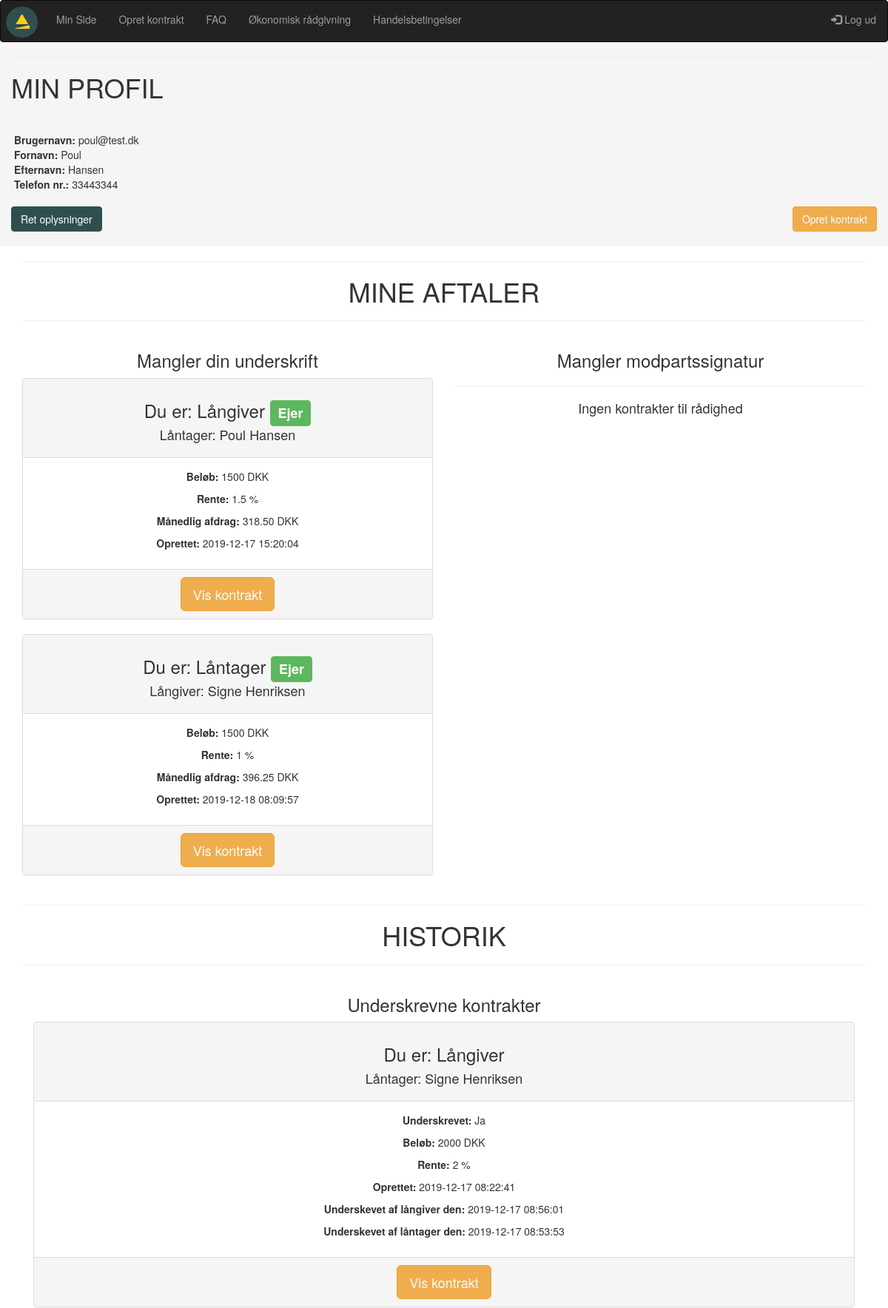
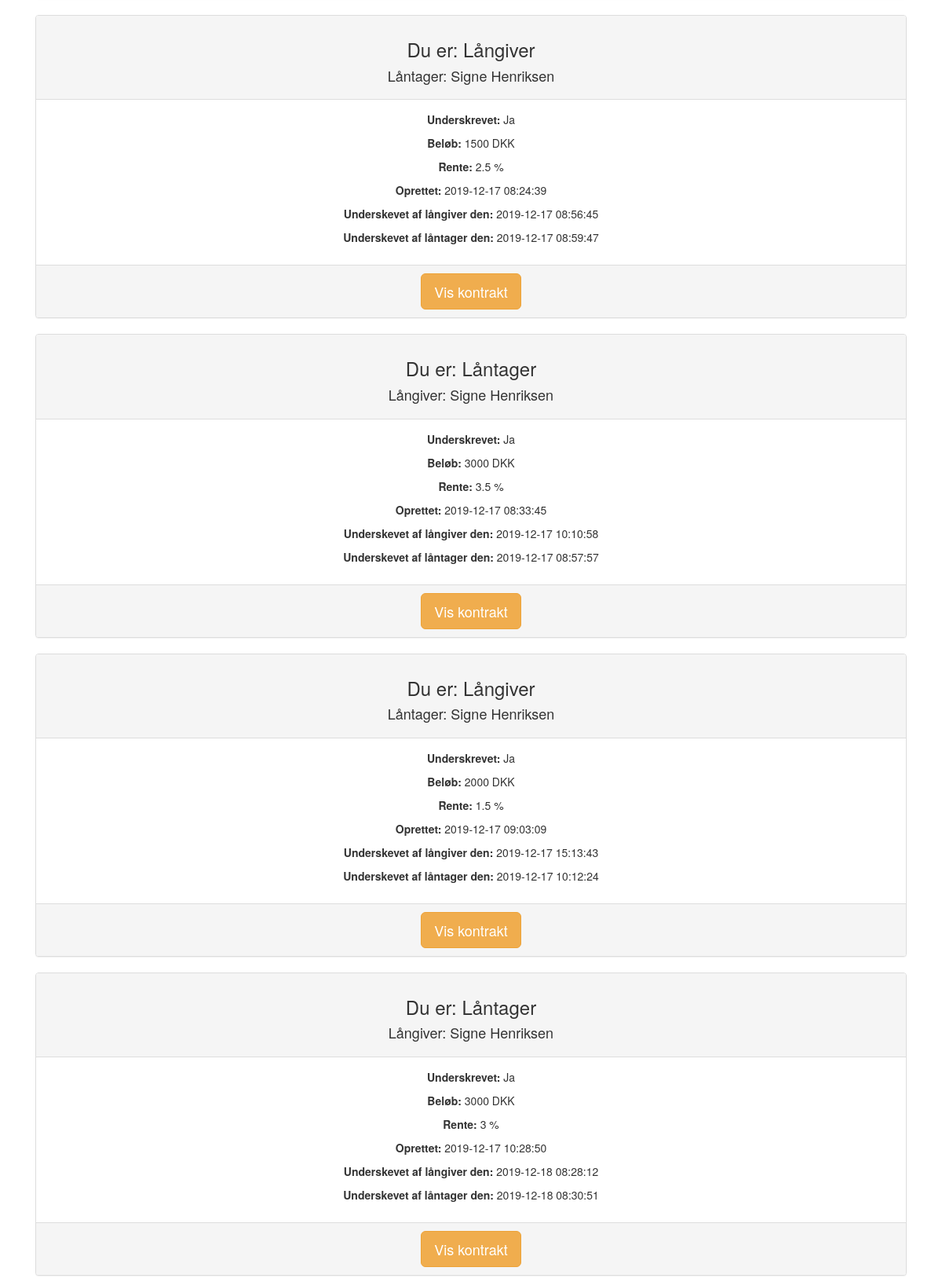
Screenshot of /minside.php (signed in, upper part) with the database file from the repository (2 pictures, top to bottom).
### tables this page shows
CREATE TABLE `users` (
  `user_id` int(10) NOT NULL,
  `fornavn` varchar(40) NOT NULL,
  `efternavn` varchar(40) NOT NULL,
  `mobil` int(12) NOT NULL,
  `mail` varchar(80) NOT NULL,
  `password` varchar(200) NOT NULL
);

CREATE TABLE `kontrakt` (
  `kontrakt_id` int(10) NOT NULL,
  `oprettetaf` int(10) NOT NULL,
  `laangiver_user_id` int(10) NOT NULL,
  `laantager_user_id` int(10) NOT NULL,
  `kontraktbrud_id` tinyint(4) NOT NULL,
  `rente_id` tinyint(4) NOT NULL,
  `beloeb_id` tinyint(4) NOT NULL,
  `bindingsperiode_id` tinyint(4) NOT NULL,
  `maanedlig_afdrag` float(15,10) NOT NULL,
  `laangiver_underskrift_id` varchar(40) DEFAULT NULL,
  `reg_underskrift_1` timestamp NULL DEFAULT NULL,
  `laantager_underskrift_id` varchar(40) DEFAULT NULL,
  `reg_underskrift_2` timestamp NULL DEFAULT NULL,
  `gebyr_id` tinyint(4) NOT NULL,
  `reg` datetime NOT NULL DEFAULT current_timestamp(),
  `value` int(11) DEFAULT 1
);

CREATE TABLE `beloeb` (
  `beloeb_id` tinyint(4) NOT NULL,
  `beloeb` int(10) NOT NULL,
  `enhed_key` varchar(11) NOT NULL DEFAULT '1'
);

CREATE TABLE `rente` (
  `rente_id` tinyint(4) NOT NULL,
  `rente` float NOT NULL,
  `enhed_key` varchar(11) NOT NULL DEFAULT '2'
);

CREATE TABLE `enhedstabel` (
  `enhed_key` tinyint(4) NOT NULL,
  `enhed` varchar(11) NOT NULL
);

### arkivet.php (the view, shortened to what this page needs)
<?
require_once("includes/header.php");
$user_id = $_SESSION['user_id'];
$query = "SELECT * FROM kontrakt , users WHERE (laangiver_user_id = '$user_id' OR laantager_user_id = '$user_id') AND value = '3' GROUP BY kontrakt_id";
$result = mysqli_query($con, $query);
if (!$result) die(mysqli_error($con));
else {
	$rows =mysqli_num_rows($result);
	if ($rows > 0) {
		while($row = mysqli_fetch_assoc($result)) {
			$kontrakt_id = $row['kontrakt_id'];
			$oprettetaf = $row['oprettetaf'];
			$laangiver_user_id = $row['laangiver_user_id'];
			$laantager_user_id = $row['laantager_user_id'];
			$laangiver_underskrift_id = $row['laangiver_underskrift_id'];
			$laantager_underskrift_id = $row['laantager_underskrift_id'];
			$kontraktbrud_id = $row['kontraktbrud_id'];
			$rente_id = $row['rente_id'];
			$beloeb_id = $row['beloeb_id'];
			$reg_underskrift_1 = $row['reg_underskrift_1'];
			$reg_underskrift_2 = $row['reg_underskrift_2'];
			$reg = $row['reg'];
			$querylog = "SELECT user_id, mail, fornavn, efternavn, mobil FROM users WHERE user_id = '$user_id'";
			$resultlog = mysqli_query($con, $querylog);
			$rowslog = mysqli_num_rows($resultlog);
			if($rowslog > 0) {
				while($rowlog = mysqli_fetch_assoc($resultlog)) {
					$user_idlog = $rowlog['user_id'];
								}
							}
					if ($user_idlog == $oprettetaf) {
						$owner = 'Yes';
					}
					else if($user_idlog != $oprettetaf) {
						$owner = 'No';
					}
					if ($user_idlog == $laangiver_user_id) {
						$role = 'giver';
						$counterpart = $laantager_user_id;
					}
					else {
						$role = 'receiver';
						$counterpart = $laangiver_user_id;
					}
				$queryc = "SELECT * FROM users WHERE user_id = '$counterpart'";
				$resultc = mysqli_query($con, $queryc);
				$rowsc = mysqli_num_rows($resultc);
				if($rowsc > 0) {
					while($rowc = mysqli_fetch_assoc($resultc)) {
						$fornavnc = $rowc['fornavn'];
						$efternavnc = $rowc['efternavn'];
					}
					}
			$querybeloeb = "SELECT * FROM beloeb WHERE beloeb_id = '$beloeb_id'";
            $resultb = mysqli_query($con, $querybeloeb);
			if (!$resultb) die(mysqli_error($con));
			else {
				$rowsb = mysqli_num_rows($resultb);
				if ($rowsb > 0) {
					while($rowb = mysqli_fetch_assoc($resultb)) {
						$beloebValue = $rowb['beloeb'];
					}
				}
				$queryk = "SELECT * FROM kontraktbrud WHERE kontraktbrud_id = '$kontraktbrud_id'";
				$resultk = mysqli_query($con, $queryk);
				if (!$resultk) die(mysqli_error($con));
				else {
					$queryr = "SELECT * FROM rente WHERE rente_id = '$rente_id'";
					$resultr = mysqli_query($con, $queryr);
					if (!$resultr) die(mysqli_query($con, $queryr));
					else {
						$rows = mysqli_num_rows($resultr);
						if ($rows > 0) {
							while($rowr = mysqli_fetch_assoc($resultr)) {
								$rente = $rowr['rente'];
								$enhed_key = $rowr['enhed_key'];
								$unitr = "SELECT * FROM enhedstabel WHERE enhed_key = '$enhed_key'";
								$resun = mysqli_query($con, $unitr);
								if (!$resun) die(mysqli_error($con, $unitr));
								else {
									$key = mysqli_fetch_assoc($resun);
									$enhedrente = $key['enhed'];
								}
							}
						}
					}
					if ($laangiver_underskrift_id == '2' && $laantager_underskrift_id == '2') {
						$sign = 'Ja';
					}
					if ($role == 'giver') {
						$panelhead = 'Långiver';
					}
					else {
						$panelhead = "Låntager";
					}
					if ($owner == 'Yes') {
						$badge = "<span class='label label-success'>Ejer</span>";
					}
					else if ($owner == 'No') {
						$badge = "<span></span>";
					}
			echo '<div class="panel panel-default text-center">';
					echo '<div class="panel-heading">';
					echo "<h3>Du er: " . $panelhead . ' ' . $badge . "</h3>";
					if(($role == 'giver' && $owner == 'Yes') || ($role == 'giver' && $owner == 'No')) {
					echo '<h4>Låntager: ' . $fornavnc . ' ' .$efternavnc . "</h4>";
					}
					else if (($role == 'receiver' && $owner == 'Yes') || ($role == 'receiver' && $owner == 'No')) {
						echo "<h4>Långiver: " . $fornavnc . ' ' . $efternavnc . "</h4>";
					}
					echo '</div>';
                    echo '<div class="panel-body">';
                    echo '<p><strong>Underskrevet: </strong>' . $sign . '</p>';
                    echo '<p><strong>Beløb: </strong>' . $beloebValue . ' DKK</p>';
                    echo '<p><strong>Rente: </strong>' . $rente . ' ' . $enhedrente . '</p>';
                    echo '<p><strong>Oprettet: </strong>' . $reg . '</p>';
					echo '<p><strong>Underskevet af långiver den: </strong>' . $reg_underskrift_1 . '</p>';
					echo '<p><strong>Underskevet af låntager den: </strong>' . $reg_underskrift_2 . '</p>';
                    echo '</div>';
                    echo '<div class="panel-footer">';
					echo '<a href="viskontrakt.php?kontrakt_id2=' . $kontrakt_id . '"><button class="btn btn-warning btn-lg">Vis kontrakt</button></a>';
                    echo '</div>';
					echo '</div>';
			}
				}
			}
	}
}
?>

### minside.php (shortened to what this page needs)
<?php
require_once("includes/header.php");
$user_id = $_SESSION['user_id'];
?>
<div class="container-fluid">
	<div class="row">
		<div class="col-xs-12 col-sm-12 col-md-12 col-lg-12 col-xl-12 minprofilpaaminside">
			<hr>
			<h1>MIN PROFIL</h1>
			<hr>
			<?php
            $udfyld = "SELECT mail, fornavn, efternavn, mobil FROM users WHERE user_id = '$user_id'";
                $result = mysqli_query($con, $udfyld);
                $row = mysqli_num_rows($result);
                    if ($row > 0) {
                    while($row = mysqli_fetch_assoc($result)) {
                    echo "&nbsp;<strong>Brugernavn:</strong> " . $row['mail'] . "<br>&nbsp;<strong>Fornavn:</strong> " . $row['fornavn'] . "<br>&nbsp;<strong>Efternavn:</strong> " . $row['efternavn'] . "<br>&nbsp;<strong>Telefon nr.:</strong> " . $row['mobil'] . "<br><br>";
                    }
                    } else {
                        echo "";
                        }
        ?>
			<a href="retoplysninger.php" id="vispamobil"><button class="btn btn-warning mutuumknap">Ret oplysninger</button></a>
			<a href="opretkontraktstep1.php"><button class="btn btn-warning pull-right">Opret kontrakt</button></a>
			<br>
			<br>
		</div>
	</div>
	<div class="container">
		<div class="row">
			<div class="col-sm-12 text-center">
				<hr>
				<h1>MINE AFTALER</h1>
				<hr>
			</div>
				<div class="col-sm-6 text-center">
					<h3>Mangler din underskrift</h3>
				<?php require_once("mangler.php");?>
			</div>
			<div class="col-sm-6 text-center">
				<h3>Mangler modpartssignatur</h3>
				<?php require_once("klar.php");?>
			</div>
		</div>
		<div class="row">
			<div class="col col-sm-12 col-md-12 text-center">
				<hr>
				<h1>HISTORIK</h1>
				<hr>
				<div class="col-sm-12 text-center">
					<h3>Underskrevne kontrakter</h3>
					<?php require_once("arkivet.php");?>
                    <br><br>
				</div>
			</div>
		</div>
	</div>
</div>
<?php
require("includes/footer.php");
?>

### mangler.php (shortened to what this page needs)
<?
require_once("includes/header.php");
$user_id = $_SESSION['user_id'];
$query = "SELECT * FROM kontrakt , users WHERE (laangiver_user_id = '$user_id' OR laantager_user_id = '$user_id') AND (value = '1' || value ='2') GROUP BY kontrakt_id";
$result = mysqli_query($con, $query);
if (!$result) die(mysqli_error($con));
else {
	$rows =mysqli_num_rows($result);
	if ($rows > 0) {
		while($row = mysqli_fetch_assoc($result)) {
			$kontrakt_id = $row['kontrakt_id'];
			$oprettetaf = $row['oprettetaf'];
			$laangiver_user_id = $row['laangiver_user_id'];
			$laantager_user_id = $row['laantager_user_id'];
			$laangiver_underskrift_id = $row['laangiver_underskrift_id'];
			$laantager_underskrift_id = $row['laantager_underskrift_id'];
			$kontraktbrud_id = $row['kontraktbrud_id'];
			$rente_id = $row['rente_id'];
			$beloeb_id = $row['beloeb_id'];
			$maanedlig_ad = $row['maanedlig_afdrag'];
            $maanedlig_afdrag = number_format(round($maanedlig_ad, 2), 2);
			$reg = $row['reg'];
			$querylog = "SELECT user_id, mail, fornavn, efternavn, mobil FROM users WHERE user_id = '$user_id'";
			$resultlog = mysqli_query($con, $querylog);
			$rowslog = mysqli_num_rows($resultlog);
			if($rowslog > 0) {
				while($rowlog = mysqli_fetch_assoc($resultlog)) {
					$user_idlog = $rowlog['user_id'];
								}
							}
					if ($user_idlog == $oprettetaf) {
						$owner = 'Yes';
					}
					else if($user_idlog != $oprettetaf) {
						$owner = 'No';
					}
					if ($user_idlog == $laangiver_user_id) {
						$role = 'giver';
						$counterpart = $laantager_user_id;
					}
					else {
						$role = 'receiver';
						$counterpart = $laangiver_user_id;
					}
				$queryc = "SELECT * FROM users WHERE user_id = '$counterpart'";
				$resultc = mysqli_query($con, $queryc);
				$rowsc = mysqli_num_rows($resultc);
				if($rowsc > 0) {
					while($rowc = mysqli_fetch_assoc($resultc)) {
						$fornavnc = $rowc['fornavn'];
						$efternavnc = $rowc['efternavn'];
					}
					}
			$querybeloeb = "SELECT * FROM beloeb WHERE beloeb_id = '$beloeb_id'";
            $resultb = mysqli_query($con, $querybeloeb);
			if (!$resultb) die(mysqli_error($con));
			else {
				$rowsb = mysqli_num_rows($resultb);
				if ($rowsb > 0) {
					while($rowb = mysqli_fetch_assoc($resultb)) {
						$beloebValue = $rowb['beloeb'];
					}
				}
				$queryk = "SELECT * FROM kontraktbrud WHERE kontraktbrud_id = '$kontraktbrud_id'";
				$resultk = mysqli_query($con, $queryk);
				if (!$resultk) die(mysqli_error($con));
				else {
					$queryr = "SELECT * FROM rente WHERE rente_id = '$rente_id'";
					$resultr = mysqli_query($con, $queryr);
					if (!$resultr) die(mysqli_query($con, $queryr));
					else {
						$rows = mysqli_num_rows($resultr);
						if ($rows > 0) {
							while($rowr = mysqli_fetch_assoc($resultr)) {
								$rente = $rowr['rente'];
								$enhed_key = $rowr['enhed_key'];
								$unitr = "SELECT * FROM enhedstabel WHERE enhed_key = '$enhed_key'";
								$resun = mysqli_query($con, $unitr);
								if (!$resun) die(mysqli_error($con, $unitr));
								else {
									$key = mysqli_fetch_assoc($resun);
									$enhedrente = $key['enhed'];
								}
							}
						}
					}
					if (($owner == 'Yes' && $laangiver_underskrift_id == '1') || ($owner == 'Yes' && $laantager_underskrift_id == '1')) {
						$value = '1';
					}
					else if (($owner == 'No' && $laangiver_underskrift_id == '1' && $laantager_underskrift_id == '1') || ($owner == 'No' && $laantager_underskrift_id == '1' && $laangiver_underskrift_id == '1')) {
						$status = 'mangler';
						$value = '1';
						$sign = 'Nej';
					}
					if ($role == 'giver') {
						$panelhead = 'Långiver';
					}
					else {
						$panelhead = "Låntager";
					}
					if ($owner == 'Yes') {
						$badge = "<span class='label label-success'>Ejer</span>";
					}
					else if ($owner == 'No') {
						$badge = "<span></span>";
					}
if(($value == '2' && $owner == 'No') || ($value == '1' && $owner == 'Yes' && $laantager_underskrift_id == '1' && $laangiver_underskrift_id == '1')) {
			echo '<div class="panel panel-default text-center">';
					echo '<div class="panel-heading">';
					echo "<h3>Du er: " . $panelhead . ' ' . $badge . "</h3>";
					if(($role == 'giver' && $owner == 'Yes') || ($role == 'giver' && $owner == 'No')) {
				    echo '<h4>Låntager: ' . $fornavnc . ' ' .$efternavnc . "</h4>";
					}
					else if (($role == 'receiver' && $owner == 'Yes') || ($role == 'receiver' && $owner == 'No')) {
						echo "<h4>Långiver: " . $fornavnc . ' ' . $efternavnc . "</h4>";
					}
					echo '</div>';
                    echo '<div class="panel-body">';
                    echo '<p><strong>Beløb: </strong>' . $beloebValue . ' DKK</p>';
                    echo '<p><strong>Rente: </strong>' . $rente . ' ' . $enhedrente . '</p>';
                    echo '<p><strong>Månedlig afdrag: </strong>'. $maanedlig_afdrag . ' DKK</p>';
                    echo '<p><strong>Oprettet: </strong>' . $reg . '</p>';
                    echo '</div>';
                    echo '<div class="panel-footer">';
					echo '<a href="viskontrakt.php?kontrakt_id2=' . $kontrakt_id . '"><button class="btn btn-warning btn-lg">Vis kontrakt</button></a>';
                    echo '</div>';
					echo '</div>';
} else {echo "<hr><h4>Ingen kontrakter til rådighed</h4>";}
				}
			}
	}
} }
?>

### styles/overallstyles.css (style rules this page uses)
.mutuumknap { background-color: rgb(47, 79, 79); border-color: rgb(47, 79, 79); }
.minprofilpaaminside { background-color: whitesmoke !important; }

### rows the page displays
users: mail "poul@test.dk", fornavn "Poul", efternavn "Hansen", mobil "33443344"
kontrakt: laangiver_user.user_id "Långiver", oprettetaf "Ejer", users.fornavn "Poul", users.efternavn "Hansen", beloeb.beloeb "1500", rente.rente "1.5", enhedstabel.enhed "%", maanedlig_afdrag "318.50", reg "2019-12-17 15:20:04"
kontrakt: laangiver_user.user_id "Låntager", oprettetaf "Ejer", users.fornavn "Signe", users.efternavn "Henriksen", beloeb.beloeb "1500", rente.rente "1", enhedstabel.enhed "%", maanedlig_afdrag "396.25", reg "2019-12-18 08:09:57"
kontrakt: laangiver_user.user_id "Långiver", users.fornavn "Signe", users.efternavn "Henriksen", sign "Ja", beloeb.beloeb "2000", rente.rente "2", enhedstabel.enhed "%", reg "2019-12-17 08:22:41", reg_underskrift_1 "2019-12-17 08:56:01", reg_underskrift_2 "2019-12-17 08:53:53"
kontrakt: laangiver_user.user_id "Långiver", users.fornavn "Signe", users.efternavn "Henriksen", sign "Ja", beloeb.beloeb "1500", rente.rente "2.5", enhedstabel.enhed "%", reg "2019-12-17 08:24:39", reg_underskrift_1 "2019-12-17 08:56:45", reg_underskrift_2 "2019-12-17 08:59:47"
kontrakt: laangiver_user.user_id "Låntager", users.fornavn "Signe", users.efternavn "Henriksen", sign "Ja", beloeb.beloeb "3000", rente.rente "3.5", enhedstabel.enhed "%", reg "2019-12-17 08:33:45", reg_underskrift_1 "2019-12-17 10:10:58", reg_underskrift_2 "2019-12-17 08:57:57"
kontrakt: laangiver_user.user_id "Långiver", users.fornavn "Signe", users.efternavn "Henriksen", sign "Ja", beloeb.beloeb "2000", rente.rente "1.5", enhedstabel.enhed "%", reg "2019-12-17 09:03:09", reg_underskrift_1 "2019-12-17 15:13:43", reg_underskrift_2 "2019-12-17 10:12:24"
kontrakt: laangiver_user.user_id "Låntager", users.fornavn "Signe", users.efternavn "Henriksen", sign "Ja", beloeb.beloeb "3000", rente.rente "3", enhedstabel.enhed "%", reg "2019-12-17 10:28:50", reg_underskrift_1 "2019-12-18 08:28:12", reg_underskrift_2 "2019-12-18 08:30:51"
